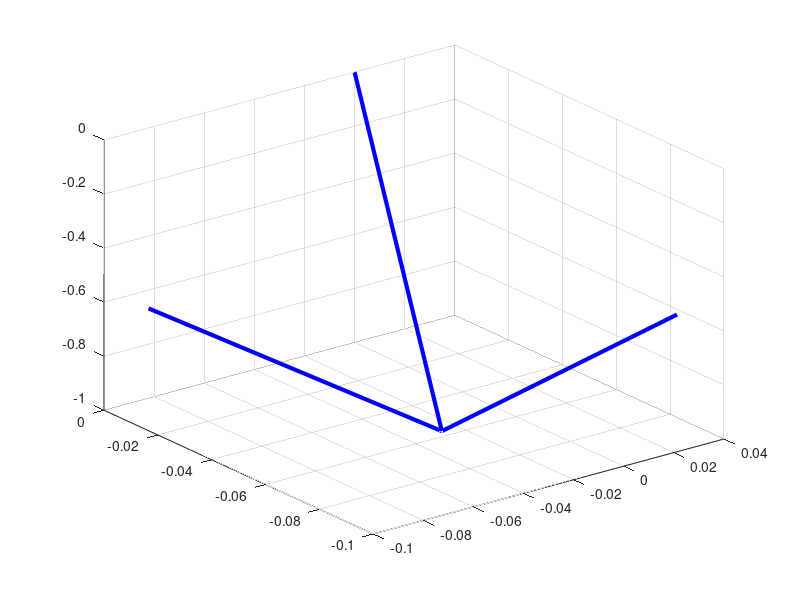

Reproduce this figure in MATLAB.
function [DIR, VECTOR] = OBRCS1()
    
    THR_location = [-0.0217171  0.0199314  0.00846277];
    cg = [ 0.000985  0.0586417  0.494153 ];
    Vector_R = THR_location-cg;
    DIR =  Vector_R/norm(Vector_R);

    % DIR     = quaternion(0, OBRCS_vector(1), OBRCS_vector(2), OBRCS_vector(3));
    VECTOR  = quiver3(0,0,0,DIR(1), DIR(2), DIR(3),'b', 'LineWidth', 3);

end